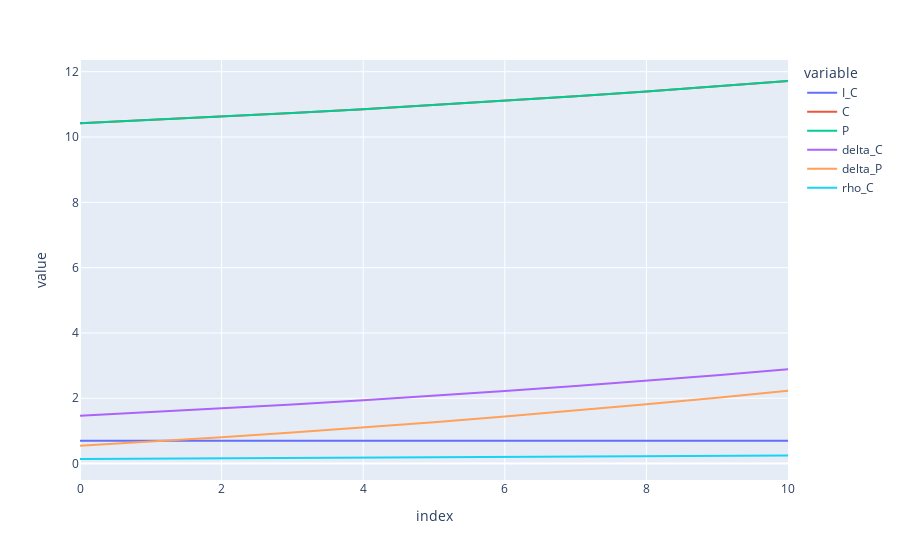

The cell this chart's notebook holds for it:
### Code cell
df.plot()

### Figure 1 — Plotly figure (JSON) as saved in the notebook; plotly's stock layout.template omitted (floating-point values rounded to 4 significant figures)
{"data": [{"hovertemplate": "variable=I_C<br>index=%{x}<br>value=%{y}<extra></extra>", "legendgroup": "I_C", "line": {"color": "#636efa", "dash": "solid"}, "mode": "lines", "name": "I_C", "orientation": "v", "showlegend": true, "type": "scatter", "x": [0, 1, 2, 3, 4, 5, 6, 7, 8, 9, 10], "xaxis": "x", "y": [0.7, 0.7, 0.7, 0.7, 0.7, 0.7, 0.7, 0.7, 0.7, 0.7, 0.7], "yaxis": "y"}, {"hovertemplate": "variable=C<br>index=%{x}<br>value=%{y}<extra></extra>", "legendgroup": "C", "line": {"color": "#EF553B", "dash": "solid"}, "mode": "lines", "name": "C", "orientation": "v", "showlegend": true, "type": "scatter", "x": [0, 1, 2, 3, 4, 5, 6, 7, 8, 9, 10], "xaxis": "x", "y": [10.42, 10.52, 10.62, 10.73, 10.85, 10.98, 11.11, 11.25, 11.4, 11.55, 11.72], "yaxis": "y"}, {"hovertemplate": "variable=P<br>index=%{x}<br>value=%{y}<extra></extra>", "legendgroup": "P", "line": {"color": "#00cc96", "dash": "solid"}, "mode": "lines", "name": "P", "orientation": "v", "showlegend": true, "type": "scatter", "x": [0, 1, 2, 3, 4, 5, 6, 7, 8, 9, 10], "xaxis": "x", "y": [10.42, 10.52, 10.62, 10.73, 10.85, 10.98, 11.11, 11.25, 11.4, 11.55, 11.72], "yaxis": "y"}, {"hovertemplate": "variable=delta_C<br>index=%{x}<br>value=%{y}<extra></extra>", "legendgroup": "delta_C", "line": {"color": "#ab63fa", "dash": "solid"}, "mode": "lines", "name": "delta_C", "orientation": "v", "showlegend": true, "type": "scatter", "x": [0, 1, 2, 3, 4, 5, 6, 7, 8, 9, 10], "xaxis": "x", "y": [1.462, 1.57, 1.685, 1.807, 1.937, 2.074, 2.22, 2.374, 2.536, 2.707, 2.888], "yaxis": "y"}, {"hovertemplate": "variable=delta_P<br>index=%{x}<br>value=%{y}<extra></extra>", "legendgroup": "delta_P", "line": {"color": "#FFA15A", "dash": "solid"}, "mode": "lines", "name": "delta_P", "orientation": "v", "showlegend": true, "type": "scatter", "x": [0, 1, 2, 3, 4, 5, 6, 7, 8, 9, 10], "xaxis": "x", "y": [0.546, 0.6737, 0.8095, 0.9539, 1.107, 1.269, 1.441, 1.623, 1.815, 2.018, 2.231], "yaxis": "y"}, {"hovertemplate": "variable=rho_C<br>index=%{x}<br>value=%{y}<extra></extra>", "legendgroup": "rho_C", "line": {"color": "#19d3f3", "dash": "solid"}, "mode": "lines", "name": "rho_C", "orientation": "v", "showlegend": true, "type": "scatter", "x": [0, 1, 2, 3, 4, 5, 6, 7, 8, 9, 10], "xaxis": "x", "y": [0.1403, 0.1493, 0.1586, 0.1684, 0.1785, 0.189, 0.1998, 0.211, 0.2225, 0.2344, 0.2465], "yaxis": "y"}], "layout": {"legend": {"title": {"text": "variable"}, "tracegroupgap": 0}, "margin": {"t": 60}, "xaxis": {"anchor": "y", "domain": [0, 1], "title": {"text": "index"}}, "yaxis": {"anchor": "x", "domain": [0, 1], "title": {"text": "value"}}}}
